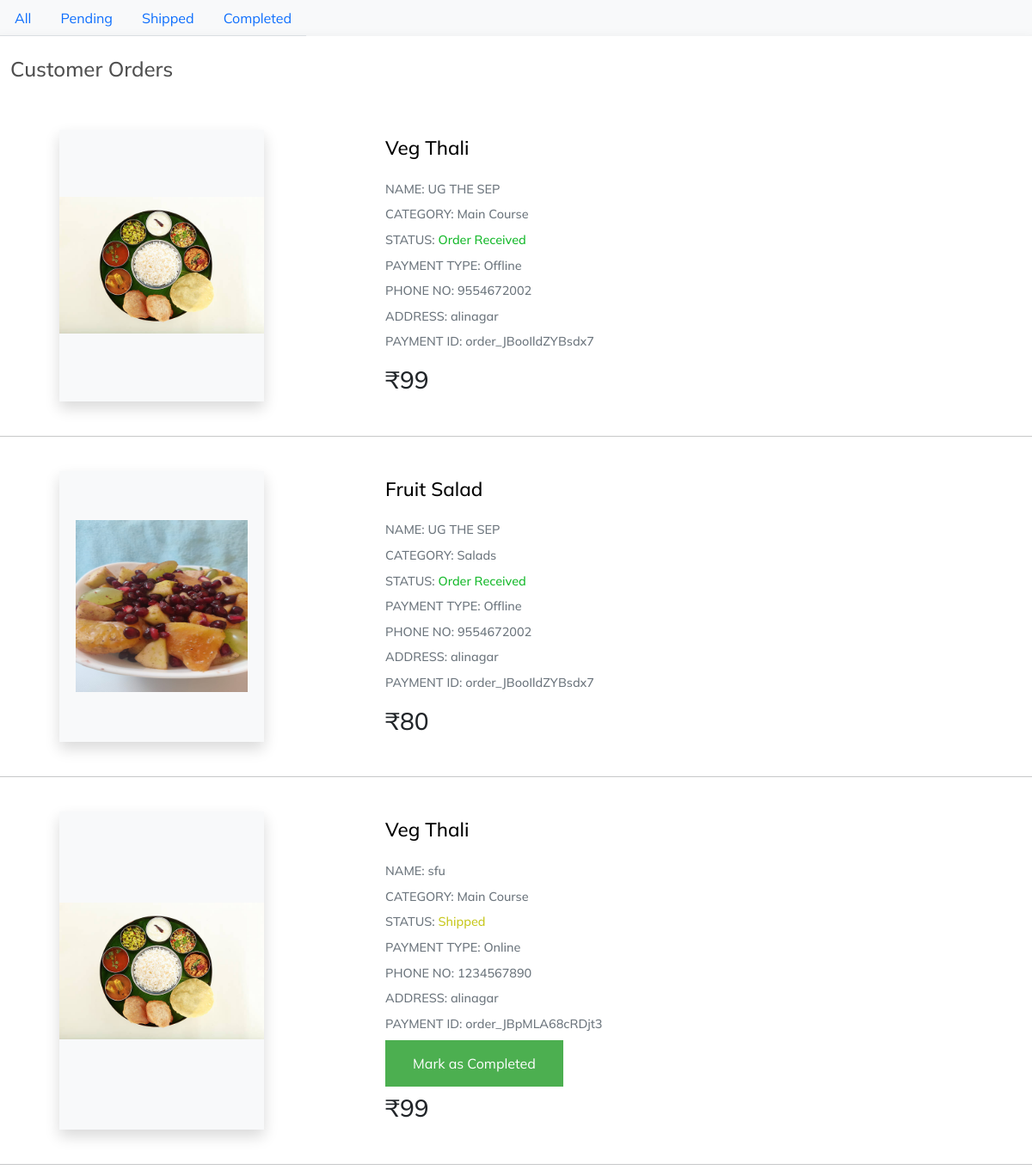
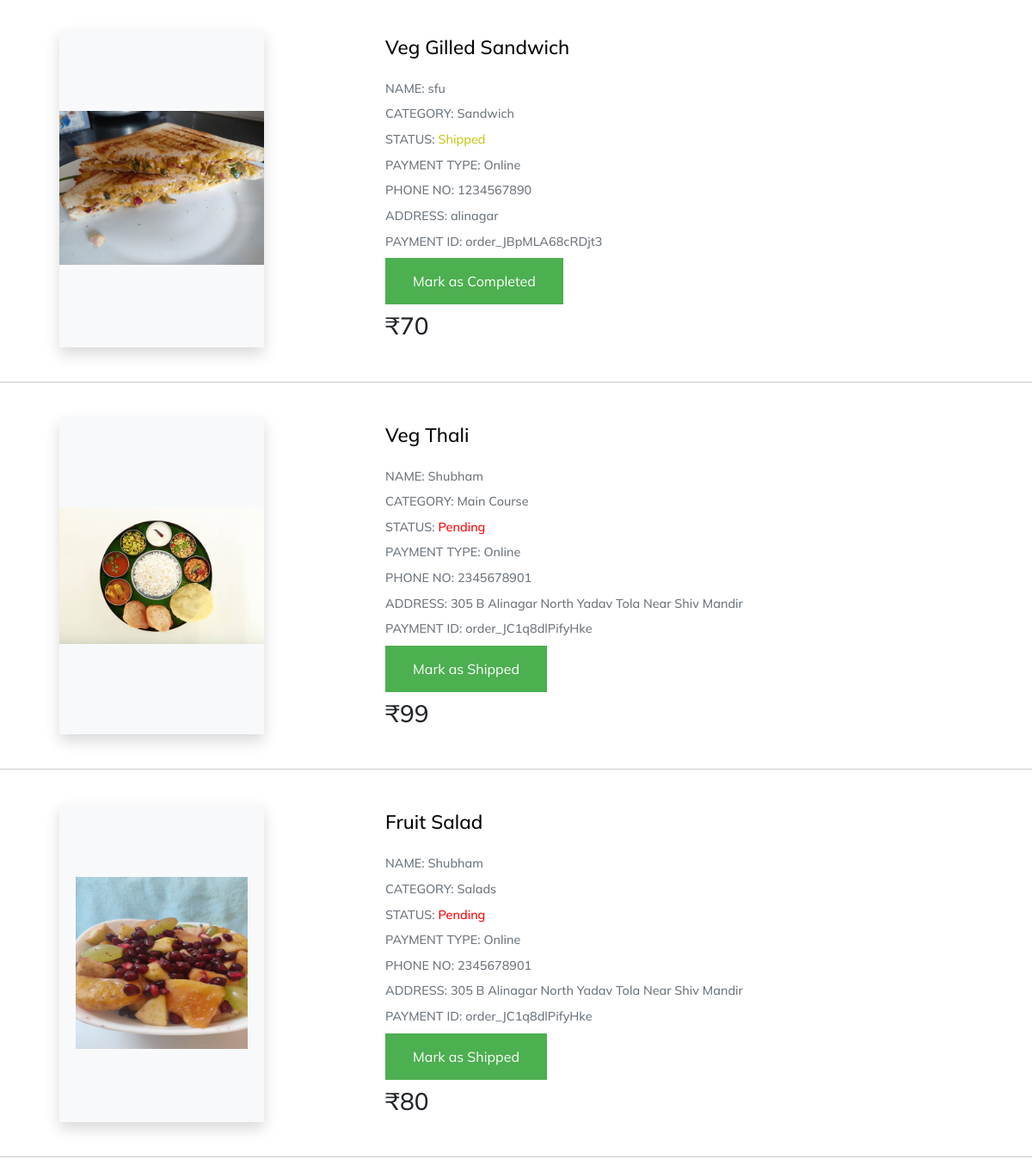
The app's page /customer-orders/ (signed in) with its own data (2 pictures, top to bottom).
### Home/models.py (models this page shows, shortened)
class Food(models.Model):
    name=models.TextField()
    category=models.ForeignKey(Categories,on_delete=models.CASCADE)
    is_special=models.BooleanField()
    is_popular=models.BooleanField()
    price=models.IntegerField()
    image=models.FileField(upload_to="images")
    description=models.TextField()

class Order(models.Model):
    user=models.ForeignKey(User,on_delete=models.CASCADE)
    name=models.CharField(max_length=1000)
    address=models.TextField()
    phone=models.TextField()
    dish=models.ManyToManyField(Food)
    razorpay_payment_id=models.CharField(max_length=100,blank=True)
    pay_on_delivery=models.BooleanField(default=False)
    shipped=models.BooleanField(default=False)
    order_received=models.BooleanField(default=False)
    paid=models.BooleanField(default=False)

class Categories(models.Model):
    name=models.TextField()

### User/views.py (the view)
    def mod_isauth(request):
        if 'username' in request.session.keys():
            return isauth(request)
        else:
            return redirect('signin')

### Home/views.py (called while the page is built)
@deco_auth
def Customer_Orders(request):
    if request.user.is_staff == True:
        filter=request.GET.get('filter')
        if filter=="pending":
            orders=Order.objects.filter(paid=True,order_received=False,shipped=False)
        elif filter=='shipped':
            orders=Order.objects.filter(shipped=True,order_received=False)
        elif filter=='completed':
            orders=Order.objects.filter(order_received=True)
        else:
            orders=Order.objects.all()
        orders=[o for o in orders if o.paid==True]
        return render(request,'Home/all_orders.html',{'cart':orders})
    else:
        redirect('home')

### User/views.py (called while the page is built)
def deco_auth(isauth):
    def mod_isauth(request):
        if 'username' in request.session.keys():
            return isauth(request)
        else:
            return redirect('signin')
    return mod_isauth

### templates/Home/all_orders.html (shortened to what this page needs)
<html lang="en">
{% load static %}
<head>
<link rel="stylesheet" href="https://stackpath.bootstrapcdn.com/bootstrap/5.0.0-alpha1/css/bootstrap.min.css">
<link rel="stylesheet" href="https://cdnjs.cloudflare.com/ajax/libs/font-awesome/5.10.0/css/all.min.css" />
<link rel="stylesheet" href="{% static 'css/my_orders.css' %}">
</head>
<body class="bg-light">
  <div style="display: flex; justify-content: space-between; flex-wrap: wrap;" class="wrapper1">
    <div>
      <ul class="nav nav-tabs" role="tablist">
              <li class="nav-item" role="presentation">
                <a
                  id="select-py"
                  class="nav-link"
                  href="{% url 'customer-orders' %}"
                  >All</a
                >
              </li>
              <li class="nav-item" role="presentation">
                <a
                  id="select-cpp"
                  class="nav-link"
                  href="http://localhost:8000/customer-orders?filter=pending"
                  >Pending</a
                >
              </li>
              <li class="nav-item" role="presentation">
                <a
                  id="select-cpp"
                  class="nav-link"
                  href="http://localhost:8000/customer-orders?filter=shipped"
                  >Shipped</a
                >
              </li>
              <li class="nav-item" role="presentation">
                <a
                  id="select-cpp"
                  class="nav-link"
                  href="http://localhost:8000/customer-orders?filter=completed"
                  >Completed</a
                >
              </li>
            </ul>
                 </div>
  </div>
<div class="container-fluid">
<div class="row">
<div class="col-md-10 col-11 mx-auto">
<div class="row mt-5 gx-3">
<div class="col-md-12 col-lg-8 col-11 mx-auto main_cart mb-lg-0 mb-5 shadow">
<h2 class="py-4 font-weight-bold" style="margin-left: 20px;">Customer Orders</h2>
{% for item in cart %}
{% for d in item.dish.all %}
<div class="card p-4">
<div class="row">
<div class="col-md-5 col-11 mx-auto bg-light d-flex justify-content-center align-items-center shadow product_img">
<img src="{{d.image.url}}" class="img-fluid" alt="cart img">
</div>
<div class="col-md-7 col-11 mx-auto px-4 mt-2">
<div class="row">
<div class="col-6 card-title" style="width: 100%;">
<h1 class="mb-4 product_name">{{d.name}}</h1>
<p class="mb-2">NAME: {{item.name}}</p>
<p class="mb-2">CATEGORY: {{d.category.name}}</p>
{% if item.order_received %}
<p class="mb-2">STATUS: <span style="color: #15b92b">Order Received</span></p>
{% elif item.shipped %}
<p class="mb-2">STATUS: <span style="color: rgba(196, 196, 17, 0.952);">Shipped</span></p>
{% else %}
<p class="mb-2">STATUS: <span style="color: red;">Pending</span></p>
{% endif %}
{% if item.pay_on_delivery %}
<p class="mb-2">PAYMENT TYPE: Offline</p>
{% else %}
<p class="mb-2">PAYMENT TYPE: Online </p>
{% endif %}
<p class="mb-2">PHONE NO: {{item.phone}} </p>
<p class="mb-2">ADDRESS: {{item.address}} </p>
<p class="mb-2">PAYMENT ID: {{item.razorpay_payment_id}} </p>
{% if item.order_received %}
{% elif item.shipped %}
<a href="http://localhost:8000/order-received?id={{item.id}}" class="anchor">Mark as Completed</a>
{% elif item.paid %}
<a href="http://localhost:8000/order-shipped?id={{item.id}}" class="anchor">Mark as Shipped</a>
{% endif %}
</div>
<div class="col-4 d-flex justify-content-end price_money">
<h3>₹<span id="itemval">{{d.price}}</span></h3>
</div>
</div>
</div>
</div>
</div>
<hr/>
{% endfor %}
{% endfor %}
</div>
</div>
</div>
</div>
</div>
</body>
</html>

### static/css/my_orders.css (style rules this page uses)
* { margin: 0; padding: 0; box-sizing: border-box; font-family: 'Mulish', sans-serif; }
:root { --text-clr: #4f4f4f; }
p { color: #6c757d; }
a { text-decoration: none; color: var(--text-clr); }
h2 { color: var(--text-clr); font-size: 1.5rem; }
.main_cart { background: #fff; }
.card { border: none; }
.product_img img { min-width: 200px; max-height: 200px; }
.product_name { color: black; font-size: 1.4rem; text-transform: capitalize; font-weight: 500; }
.card-title p { font-size: 0.9rem; font-weight: 500; }
@media (min-width: 992px) { .col-lg-8 { width: 100%; } }
@media (min-width: 768px) { .col-md-10 { width: 100%; } }
@media (min-width: 768px) { .col-md-5 { width: 20%; } }
.row>* { padding-right:0%; padding-left: 0%; }

### templates/Home/all_orders.html (style rules this page uses)
.mt-5 { margin-top: 0rem!important; }
.justify-content-end { justify-content: flex-start!important; }
.anchor { background-color: #4CAF50; border: none; color: white; padding: 15px 32px; text-align: center; text-decoration: none; display: inline-block; font-size: 16px; }

### records on screen
Order: name "UG THE SEP", phone "9554672002", address "alinagar", razorpay_payment_id "order_JBooIldZYBsdx7"
Food: image (picture), name "Veg Thali", category.name "Main Course", shows "STATUS:", shows "PAYMENT TYPE: Offline", price "99"
Food: image (picture), name "Fruit Salad", category.name "Salads", shows "STATUS:", shows "PAYMENT TYPE: Offline", price "80"
Order: name "sfu", phone "1234567890", address "alinagar", razorpay_payment_id "order_JBpMLA68cRDjt3"
Food: image (picture), name "Veg Gilled Sandwich", category.name "Sandwich", shows "STATUS:", shows "PAYMENT TYPE: Online", price "70"
Order: name "Shubham", phone "2345678901", address "305 B Alinagar North Yadav Tola Near Shiv Mandir", razorpay_payment_id "order_JC1q8dlPifyHke"
